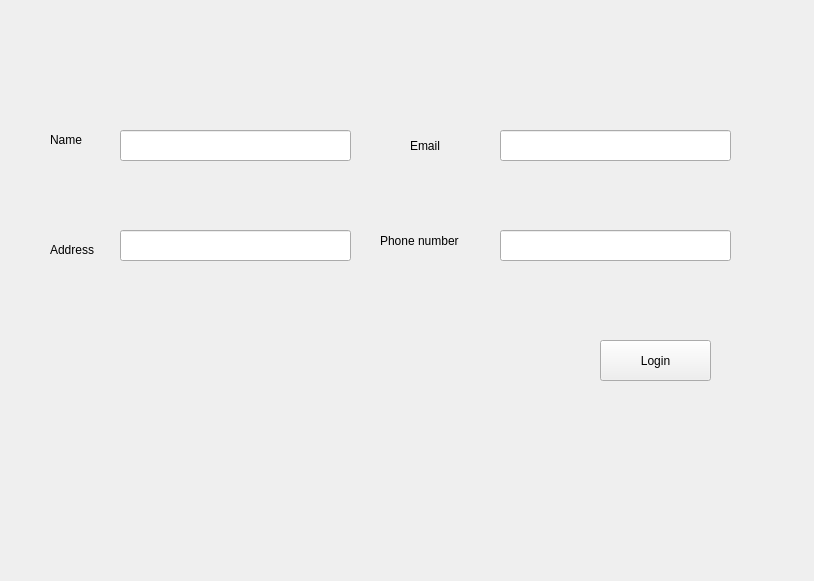
<?xml version="1.0" encoding="UTF-8"?>
<ui version="4.0">
 <class>Registration</class>
 <widget class="QWidget" name="Registration">
  <property name="geometry">
   <rect>
    <x>0</x>
    <y>0</y>
    <width>814</width>
    <height>581</height>
   </rect>
  </property>
  <property name="windowTitle">
   <string>Form</string>
  </property>
  <widget class="QLineEdit" name="nameBox">
   <property name="geometry">
    <rect>
     <x>120</x>
     <y>130</y>
     <width>231</width>
     <height>31</height>
    </rect>
   </property>
  </widget>
  <widget class="QLabel" name="label">
   <property name="geometry">
    <rect>
     <x>50</x>
     <y>130</y>
     <width>63</width>
     <height>20</height>
    </rect>
   </property>
   <property name="text">
    <string>Name</string>
   </property>
  </widget>
  <widget class="QLabel" name="label_2">
   <property name="geometry">
    <rect>
     <x>410</x>
     <y>130</y>
     <width>81</width>
     <height>31</height>
    </rect>
   </property>
   <property name="text">
    <string>Email</string>
   </property>
  </widget>
  <widget class="QLabel" name="label_3">
   <property name="geometry">
    <rect>
     <x>50</x>
     <y>240</y>
     <width>63</width>
     <height>20</height>
    </rect>
   </property>
   <property name="text">
    <string>Address</string>
   </property>
  </widget>
  <widget class="QLabel" name="label_4">
   <property name="geometry">
    <rect>
     <x>380</x>
     <y>220</y>
     <width>141</width>
     <height>41</height>
    </rect>
   </property>
   <property name="text">
    <string>Phone number</string>
   </property>
  </widget>
  <widget class="QLineEdit" name="emailBox">
   <property name="geometry">
    <rect>
     <x>500</x>
     <y>130</y>
     <width>231</width>
     <height>31</height>
    </rect>
   </property>
  </widget>
  <widget class="QLineEdit" name="addressBox">
   <property name="geometry">
    <rect>
     <x>120</x>
     <y>230</y>
     <width>231</width>
     <height>31</height>
    </rect>
   </property>
  </widget>
  <widget class="QLineEdit" name="numberBox">
   <property name="geometry">
    <rect>
     <x>500</x>
     <y>230</y>
     <width>231</width>
     <height>31</height>
    </rect>
   </property>
  </widget>
  <widget class="QPushButton" name="loginButton">
   <property name="geometry">
    <rect>
     <x>600</x>
     <y>340</y>
     <width>111</width>
     <height>41</height>
    </rect>
   </property>
   <property name="text">
    <string>Login</string>
   </property>
  </widget>
 </widget>
 <resources/>
 <connections/>
</ui>
